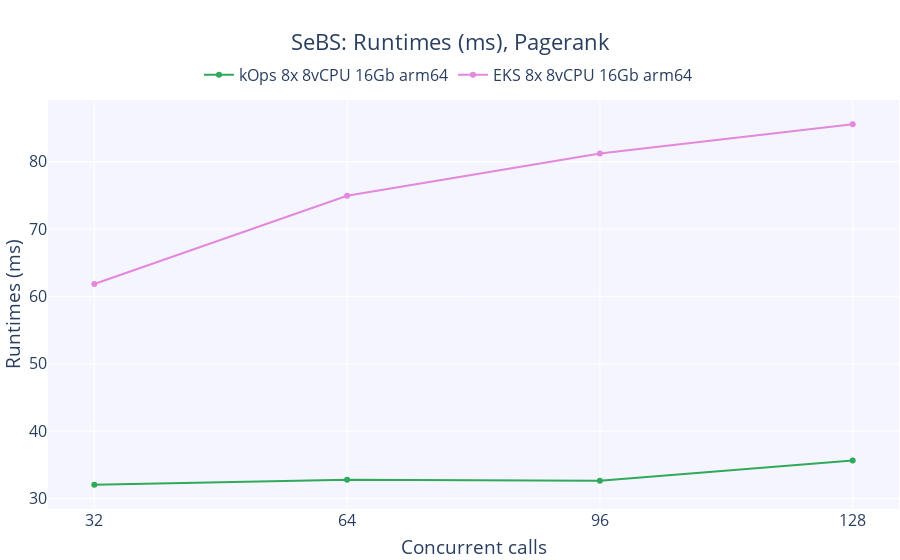

The code cell stored with this chart in its notebook:
### Code cell
fig = go.Figure()

# Add figure title
fig.update_layout(
    legend=dict(
        orientation="h",
        yanchor="bottom",
        y=1.02,
        xanchor="center",
        x=0.47
    ),
    margin=dict(
        # t=1,
        b=1,
        l=1,
        r=1,
        autoexpand=True
    ),
    font=dict(
        size=16
    ),
    title = dict(
        text = "SeBS: Runtimes (ms), Pagerank",
        x = 0.5,
        xanchor = 'center'
    ),
    xaxis = dict(
        tickmode = 'array',
        tickvals = concurrent_calls
    ),
    xaxis_title_text='Concurrent calls',
    yaxis_title_text='Runtimes (ms)',
    plot_bgcolor=bgColor
)

for i, k in enumerate(clusters, 3):
    fig.add_trace(
        go.Scatter(
            x = concurrent_calls,
            y = [sebs_df[k]['pagerank'][c]['runtime'].mean() for c in concurrent_calls], 
            name = k,
            marker_color=colorPallet[i]
        )
    )
    
fig.show()

### Figure 1 — Plotly figure (JSON) as saved in the notebook; plotly's stock layout.template omitted (floating-point values rounded to 4 significant figures)
{"data": [{"marker": {"color": "rgba(49, 169, 90, 255)"}, "name": "kOps 8x 8vCPU 16Gb arm64", "type": "scatter", "x": [32, 64, 96, 128], "y": [32.03, 32.77, 32.64, 35.64]}, {"marker": {"color": "rgba(227, 136, 220, 255)"}, "name": "EKS 8x 8vCPU 16Gb arm64", "type": "scatter", "x": [32, 64, 96, 128], "y": [61.85, 74.94, 81.21, 85.58]}], "layout": {"autosize": true, "font": {"size": 16}, "legend": {"orientation": "h", "x": 0.47, "xanchor": "center", "y": 1.02, "yanchor": "bottom"}, "margin": {"autoexpand": true, "b": 1, "l": 1, "r": 1}, "plot_bgcolor": "rgba(245,245,255,255)", "title": {"text": "SeBS: Runtimes (ms), Pagerank", "x": 0.5, "xanchor": "center"}, "xaxis": {"autorange": true, "range": [26.13, 133.9], "tickmode": "array", "tickvals": [32, 64, 96, 128], "title": {"text": "Concurrent calls"}, "type": "linear"}, "yaxis": {"autorange": true, "range": [27.82, 89.79], "title": {"text": "Runtimes (ms)"}, "type": "linear"}}}
